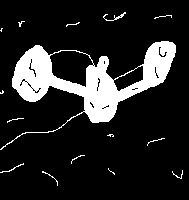
#> input picture codes/PartIV/morfoobjetos.png, 189 x 200 px
$ python digitos.py morfoobjetos.png
#> lines starting #> are read from the running program, lines starting #| are printed output that depends on the picture; after the words box and inside, x2 and y2 are one past the last pixel; in counts of white or black regions, pixels touching at a corner belong together
import cv2
import numpy as np
import sys

# Carrega a imagem
image = cv2.imread(sys.argv[1], cv2.IMREAD_UNCHANGED)
#> image is the input picture: shape (200, 189, 3); 14.6% white; 15 white regions (6 under 20 px), largest, box (x1, y1, x2, y2) and area: (0, 41, 176, 150) 5250, (103, 12, 126, 21) 51, (0, 163, 24, 173) 32

if image is None:
    print(f"Erro ao carregar a imagem: {sys.argv[1]}")

# Elemento estruturante
str_element = cv2.getStructuringElement(cv2.MORPH_RECT, (4, 11))

# Operação de abertura
abertura = cv2.morphologyEx(image, cv2.MORPH_OPEN, str_element)
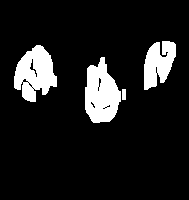
#> abertura: shape (200, 189, 3); 11.4% white; 4 white regions, box (x1, y1, x2, y2) and area: (85, 57, 121, 123) 1640, (14, 45, 57, 102) 1564, (144, 41, 176, 90) 1065, (122, 89, 126, 100) 44
result_image = abertura

# Exibe a imagem resultante
cv2.imshow("Morfologia", result_image)
cv2.waitKey(0)
cv2.destroyAllWindows()
